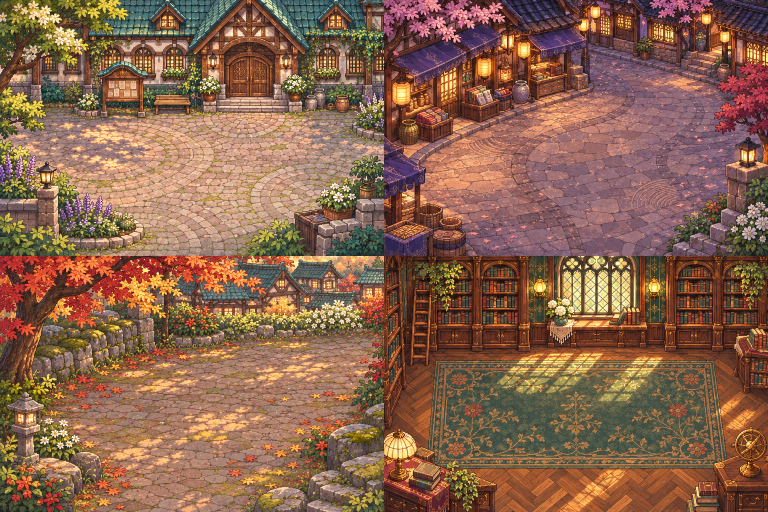
#> input picture tools/chapter_art/dori.png, 1536 x 1024 px (shown at 1/2 size); its folder holds 4 pictures in this run
$ python chapter_backdrops.py chapter_art/danming.png
#> lines starting #> are read from the running program, lines starting #| are printed output that depends on the picture
"""Register the four paintings per storybook and their walkable floor to the game."""
import json
from pathlib import Path

from PIL import Image, ImageFilter


ROOT = Path(__file__).resolve().parents[1]
ART = ROOT / "tools" / "chapter_art"
OUTPUT = ROOT / "assets" / "world_pixels"
GRID = (452, 289)
NATIVE = (904, 578)
ORIGIN = (32, 140)
REAR_ROWS = 89


def read_layout():
    return json.loads((ART / "layout.json").read_text(encoding="utf-8"))
#> (reads tools/chapter_art/layout.json from the repository)


def render_book(member, scenes):
    # Both the plate and its collision outline use the same two vertical spans.
    # The rear wall is shallower than the walking surface in the game's perspective.
    with Image.open(ART / f"{member}.png") as atlas:
        atlas = atlas.convert("RGB")
    half_w, half_h = atlas.width // 2, atlas.height // 2
    for index, scene in enumerate(scenes):
        left, top, right, bottom = scene["crop"]
        rear = scene["rear"]
        origin_x, origin_y = (index % 2) * half_w, (index // 2) * half_h
        panel = Image.new("RGB", GRID)
        for y0, y1, row, end in [(top, rear, 0, REAR_ROWS), (rear, bottom, REAR_ROWS, GRID[1])]:
            box = (origin_x + left * half_w / 100, origin_y + y0 * half_h / 100,
                   origin_x + right * half_w / 100, origin_y + y1 * half_h / 100)
            strip = atlas.resize((GRID[0], end-row), Image.Resampling.LANCZOS, box=box)
            panel.paste(strip, (0, row))
        panel = panel.filter(ImageFilter.UnsharpMask(radius=.65, percent=85, threshold=3))
        palette = panel.quantize(colors=224, dither=Image.Dither.NONE)
        image = palette.resize(NATIVE, Image.Resampling.NEAREST)
        polygon = []
        for x, y in scene["outline"]:
            px = (x-left) / (right-left) * GRID[0]
            if y <= rear:
                py = (y-top) / (rear-top) * REAR_ROWS
            else:
                py = REAR_ROWS + (y-rear) / (bottom-rear) * (GRID[1]-REAR_ROWS)
            polygon.append([round(ORIGIN[0]+2*px), round(ORIGIN[1]+2*py)])
        yield image, polygon


def build():
    floors = {}
    for member, scenes in read_layout().items():
        floors[member] = []
        for index, (image, polygon) in enumerate(render_book(member, scenes)):
            image.save(OUTPUT / f"story_{member}_{index}.png", optimize=True)
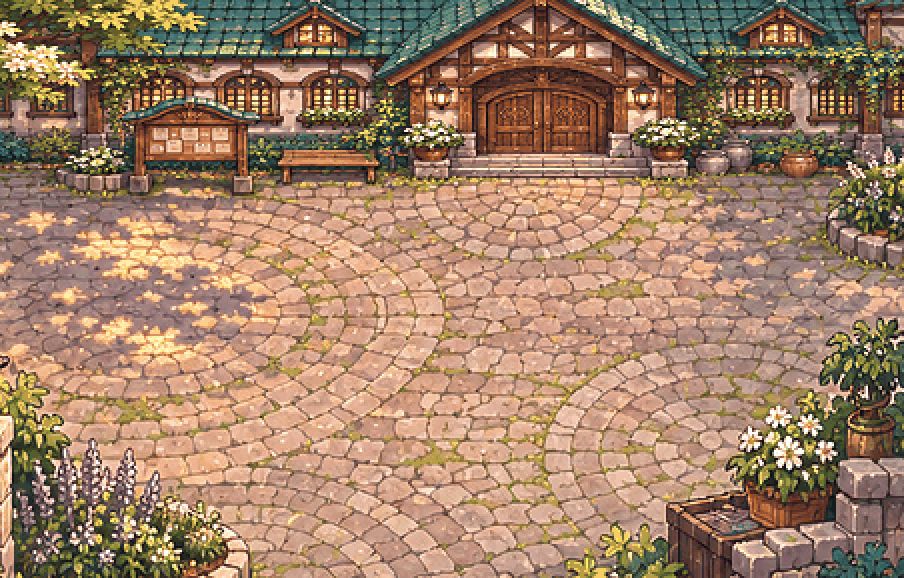
#> saved as story_dori_0.png: PIL image 904x578 P; mean R, G, B 159.8, 128.5, 103.4
            floors[member].append(polygon)
#> pass 2 of the loop in build, `for member, scenes in read_layout().items():`:
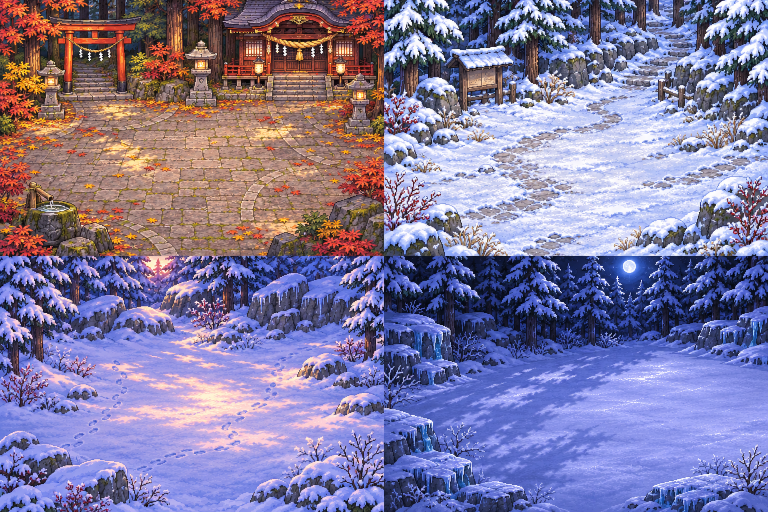
#> input picture tools/chapter_art/fuwa.png, 1536 x 1024 px (shown at 1/2 size)
#> in build, `image.save(OUTPUT / f"story_{member}_{index}.png", optimize=True)`:
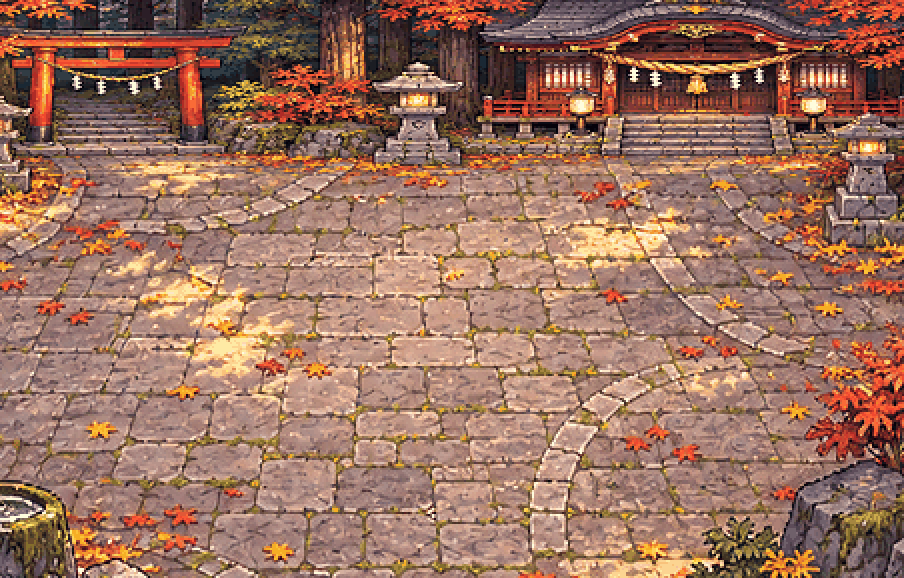
#> saved as story_fuwa_0.png: PIL image 904x578 P; mean R, G, B 155.1, 114.1, 95.8
    (OUTPUT / "chapter_floors.json").write_text(json.dumps(floors, separators=(",", ":")), encoding="utf-8")
    build_details()


def build_details():
    """Import full-scene replacements without reapplying atlas crops/floor warps.

    These six paintings are registered to the *finished* game plates, not the
    four-panel source sheets. Geometry and chapter_floors.json stay unchanged.
    Keep a finer 904 px grid for close-ups instead of enlarging a comic cell.
    """
    detail = ART / "detail"
    for source in sorted(detail.glob("*.png")):
        with Image.open(source) as image:
            image = image.convert("RGB").resize(NATIVE, Image.Resampling.LANCZOS)
            image = image.quantize(colors=256, dither=Image.Dither.NONE).convert("RGB")
            image.save(OUTPUT / (source.stem + "_detail.png"), optimize=True)


if __name__ == "__main__":
    import sys
#> (the run stopped early here; a loop or call above may not have finished)
